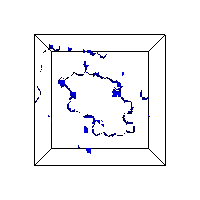

This figure's Python source:
#!/usr/bin/env python

# Use vtkStaticCellLocator to find cells intersecting a plane on a
# wavelet isosurface, then extract and display those cells.

# Factory overrides
import vtkmodules.vtkInteractionStyle  # noqa: F401
import vtkmodules.vtkRenderingOpenGL2  # noqa: F401

from vtkmodules.vtkCommonCore import vtkIdList
from vtkmodules.vtkCommonDataModel import vtkStaticCellLocator
from vtkmodules.vtkFiltersCore import (
    vtkExtractCells,
    vtkFlyingEdges3D,
)
from vtkmodules.vtkFiltersModeling import vtkOutlineFilter
from vtkmodules.vtkImagingCore import vtkRTAnalyticSource
from vtkmodules.vtkRenderingCore import (
    vtkActor,
    vtkDataSetMapper,
    vtkPolyDataMapper,
    vtkRenderWindow,
    vtkRenderWindowInteractor,
    vtkRenderer,
)

res = 15

# Create wavelet data
wavelet = vtkRTAnalyticSource()
wavelet.SetWholeExtent(-res, res, -res, res, -res, res)
wavelet.Update()

# Isocontour at two values
contour = vtkFlyingEdges3D()
contour.SetInputConnection(wavelet.GetOutputPort())
contour.SetValue(0, 100)
contour.SetValue(1, 200)
contour.Update()

# Build the locator on the contour
locator = vtkStaticCellLocator()
locator.SetDataSet(contour.GetOutput())
locator.AutomaticOn()
locator.SetNumberOfCellsPerNode(20)
locator.CacheCellBoundsOn()
locator.BuildLocator()

# Find cells along a diagonal plane
origin = [0, 0, 0]
normal = [1, 1, 1]
cell_ids = vtkIdList()
locator.FindCellsAlongPlane(origin, normal, 0.0, cell_ids)

# Split extracted cell ids into two halves for the ExtractCells API
number_of_ids = cell_ids.GetNumberOfIds()
first_half = int(number_of_ids / 2)
second_half = number_of_ids - first_half

cell_ids_first_half = vtkIdList()
for i in range(first_half):
    cell_ids_first_half.InsertNextId(cell_ids.GetId(i))

cell_ids_second_half = vtkIdList()
for i in range(second_half):
    cell_ids_second_half.InsertNextId(cell_ids.GetId(i + first_half))

# Extract the intersected cells
extract = vtkExtractCells()
extract.SetInputConnection(contour.GetOutputPort())
extract.AddCellList(cell_ids_first_half)
extract.AddCellList(cell_ids_second_half)

mapper = vtkDataSetMapper()
mapper.SetInputConnection(extract.GetOutputPort())

actor = vtkActor()
actor.SetMapper(mapper)

# Outline around the entire dataset
outline = vtkOutlineFilter()
outline.SetInputConnection(wavelet.GetOutputPort())

outline_mapper = vtkPolyDataMapper()
outline_mapper.SetInputConnection(outline.GetOutputPort())

outline_actor = vtkActor()
outline_actor.SetMapper(outline_mapper)
outline_actor.GetProperty().SetColor(0, 0, 0)

# Renderer
renderer = vtkRenderer()
renderer.AddActor(actor)
renderer.AddActor(outline_actor)
renderer.SetBackground(1, 1, 1)

# Window
render_window = vtkRenderWindow()
render_window.AddRenderer(renderer)
render_window.SetSize(200, 200)
render_window.SetWindowName("static cell locator plane intersection")

# Interactor
interactor = vtkRenderWindowInteractor()
interactor.SetRenderWindow(render_window)

interactor.Initialize()
interactor.Start()
